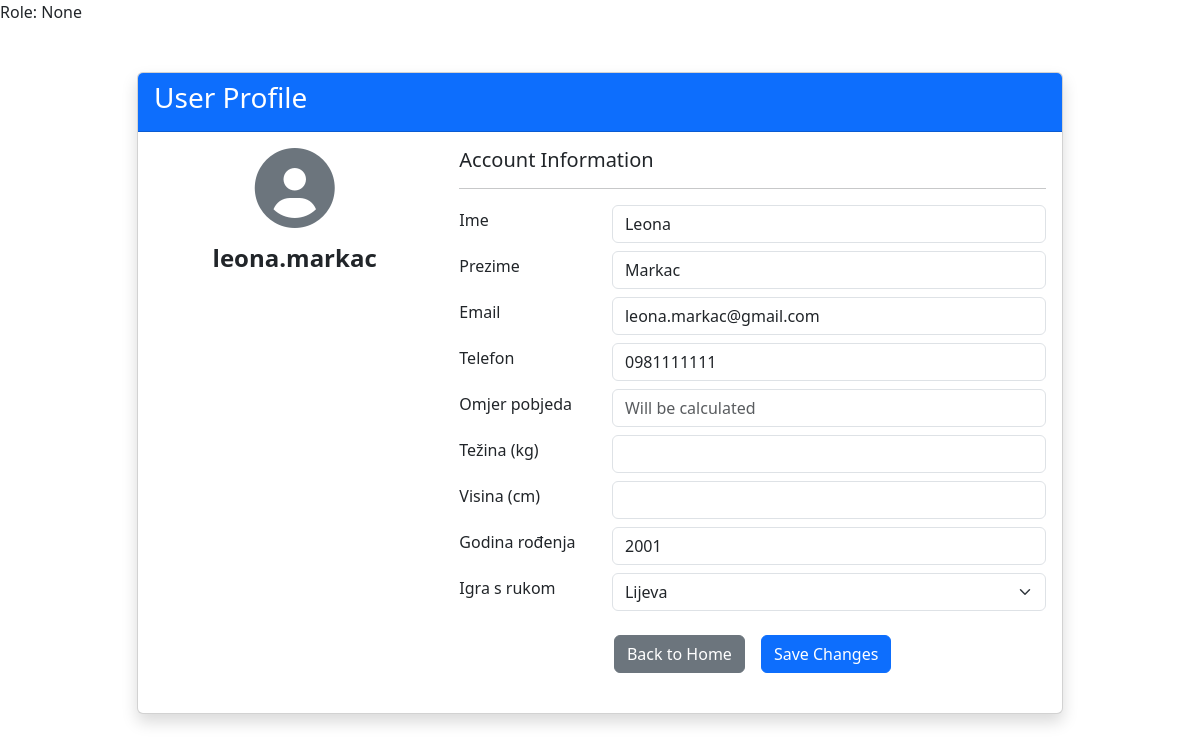
/profile/leona.markac, run on the app's committed database.
### app.py (models this page shows, shortened)
class User(db.Model):
    id = db.Column(db.Integer, primary_key=True)
    first_name = db.Column(db.String(80), nullable=False)
    last_name = db.Column(db.String(80), nullable=False)
    username = db.Column(db.String(80), unique=True, nullable=False)
    password = db.Column(db.String(120), nullable=False)
    email = db.Column(db.String(120), unique=True, nullable=False)
    phone = db.Column(db.String(20), nullable=False)
    birth_year = db.Column(db.Integer, nullable=False)
    handedness = db.Column(db.String(10), nullable=False)
    role = db.Column(db.String(20), nullable=False, default='user')
    participant = db.Column(db.Boolean, nullable=False, default=False)

### app.py (the view)
@app.route('/profile/<username>')
def profile_by_username(username):
    user = User.query.filter_by(username=username).first()
    if user:
        return render_template('profile_page.html', user=user)
    else:
        flash('User not found', 'danger')
        return redirect(url_for('admin_dashboard'))

### templates/profile_page.html (shortened to what this page needs)
{% extends "base.html" %}
{% block content %}
<div class="container mt-5">
  <div class="row justify-content-center">
    <div class="col-md-10">
      <div class="card shadow">
        <div class="card-header bg-primary text-white">
          <h3>User Profile</h3>
        </div>
        <div class="card-body">
          <form method="POST" action="{{ url_for('update_profile') }}">
            <div class="row mb-4">
              <div class="col-md-4 text-center">
                <div class="profile-image mb-3">
                  <i class="fas fa-user-circle fa-5x text-secondary"></i>
                </div>
                <h4 class="fw-bold">{{ user.username }}</h4>
              </div>
              <div class="col-md-8">
                <h5>Account Information</h5>
                <hr>
                <div class="row mb-2 align-items-center">
                  <div class="col-sm-3">
                    <label for="first_name" class="form-label">Ime</label>
                  </div>
                  <div class="col-sm-9">
                    <input type="text" class="form-control" id="first_name" name="first_name"
                           value="{{ user.first_name }}" required>
                  </div>
                </div>
                <div class="row mb-2 align-items-center">
                  <div class="col-sm-3">
                    <label for="last_name" class="form-label">Prezime</label>
                  </div>
                  <div class="col-sm-9">
                    <input type="text" class="form-control" id="last_name" name="last_name"
                           value="{{ user.last_name }}" required>
                  </div>
                </div>
                <div class="row mb-2 align-items-center">
                  <div class="col-sm-3">
                    <label for="email" class="form-label">Email</label>
                  </div>
                  <div class="col-sm-9">
                    <input type="email" class="form-control" id="email" name="email"
                           value="{{ user.email }}" required>
                  </div>
                </div>
                <div class="row mb-2 align-items-center">
                  <div class="col-sm-3">
                    <label for="phone" class="form-label">Telefon</label>
                  </div>
                  <div class="col-sm-9">
                    <input type="number" class="form-control" id="phone" name="phone"
                           value="{{ user.phone }}" required>
                  </div>
                </div>
                <div class="row mb-2 align-items-center">
                  <div class="col-sm-3">
                    <label for="win_ratio" class="form-label">Omjer pobjeda</label>
                  </div>
                  <div class="col-sm-9">
                    <input type="text" class="form-control" id="win_ratio" name="win_ratio"
                           value="{{ user.win_ratio }}" readonly placeholder="Will be calculated">
                  </div>
                </div>
                <div class="row mb-2 align-items-center">
                  <div class="col-sm-3">
                    <label for="weight" class="form-label">Težina (kg)</label>
                  </div>
                  <div class="col-sm-9">
                    <input type="number" class="form-control" id="weight" name="weight"
                           value="{{ user.weight }}" min="30" max="200" step="1">
                  </div>
                </div>
                <div class="row mb-2 align-items-center">
                  <div class="col-sm-3">
                    <label for="height" class="form-label">Visina (cm)</label>
                  </div>
                  <div class="col-sm-9">
                    <input type="number" class="form-control" id="height" name="height"
                           value="{{ user.height }}" min="100" max="250" step="1">
                  </div>
                </div>
                <div class="row mb-2 align-items-center">
                  <div class="col-sm-3">
                    <label for="birth_year" class="form-label">Godina rođenja</label>
                  </div>
                  <div class="col-sm-9">
                    <input type="number" class="form-control" id="birth_year" name="birth_year"
                           value="{{ user.birth_year }}" min="1900" max="2023" step="1" required>
                  </div>
                </div>
                <div class="row mb-2 align-items-center">
                  <div class="col-sm-3">
                    <label for="handedness" class="form-label">Igra s rukom</label>
                  </div>
                  <div class="col-sm-9">
                    <select class="form-select" id="handedness" name="handedness" required>
                      <option value="left" {% if user.handedness == 'left' %}selected{% endif %}>Lijeva</option>
                    </select>
                  </div>
                </div>
                <div class="row mt-4">
                  <div class="col d-flex justify-content-center gap-3">
                    <a href="{{ url_for('home') }}" class="btn btn-secondary">Back to Home</a>
                    <button type="submit" class="btn btn-primary">Save Changes</button>
                  </div>
                </div>
              </div>
            </div>
          </form>
        </div>
      </div>
    </div>
  </div>
</div>
{% endblock %}

### static/css/style.css (style rules this page uses)
* { box-sizing: border-box; }
body { margin: 0; background-color: #fff; }

### data on the page
User: username "leona.markac", first_name "Leona", last_name "Markac", email "leona.markac@gmail.com", phone "0981111111", birth_year "2001", handedness "Lijeva"

### other printed values
{{ session.get('role') }} "None"
